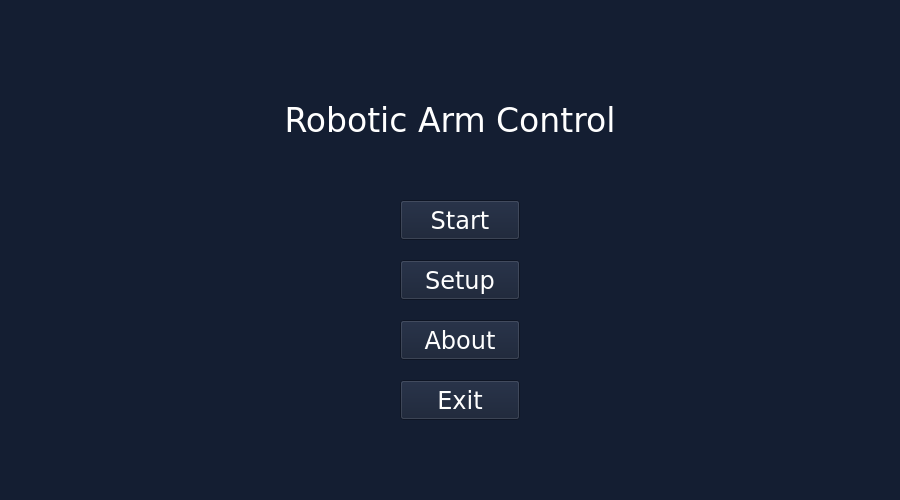
<?xml version="1.0" encoding="UTF-8"?>
<ui version="4.0">
 <class>menu_background</class>
 <widget class="QWidget" name="menu_background">
  <property name="geometry">
   <rect>
    <x>0</x>
    <y>0</y>
    <width>900</width>
    <height>500</height>
   </rect>
  </property>
  <property name="minimumSize">
   <size>
    <width>900</width>
    <height>500</height>
   </size>
  </property>
  <property name="maximumSize">
   <size>
    <width>900</width>
    <height>500</height>
   </size>
  </property>
  <property name="windowTitle">
   <string>Form</string>
  </property>
  <property name="styleSheet">
   <string notr="true">background-color: rgb(20, 30, 50);
color: white;
</string>
  </property>
  <widget class="QLabel" name="robotic_arm_control_label">
   <property name="geometry">
    <rect>
     <x>275</x>
     <y>100</y>
     <width>350</width>
     <height>40</height>
    </rect>
   </property>
   <property name="font">
    <font>
     <family>Verdana</family>
     <pointsize>25</pointsize>
    </font>
   </property>
   <property name="layoutDirection">
    <enum>Qt::LeftToRight</enum>
   </property>
   <property name="text">
    <string>Robotic Arm Control</string>
   </property>
   <property name="alignment">
    <set>Qt::AlignCenter</set>
   </property>
  </widget>
  <widget class="QPushButton" name="start_button">
   <property name="geometry">
    <rect>
     <x>400</x>
     <y>200</y>
     <width>120</width>
     <height>40</height>
    </rect>
   </property>
   <property name="font">
    <font>
     <family>Verdana</family>
     <pointsize>18</pointsize>
    </font>
   </property>
   <property name="text">
    <string>Start</string>
   </property>
   <property name="autoDefault">
    <bool>false</bool>
   </property>
   <property name="default">
    <bool>false</bool>
   </property>
   <property name="flat">
    <bool>false</bool>
   </property>
  </widget>
  <widget class="QPushButton" name="about_button">
   <property name="geometry">
    <rect>
     <x>400</x>
     <y>320</y>
     <width>120</width>
     <height>40</height>
    </rect>
   </property>
   <property name="font">
    <font>
     <family>Verdana</family>
     <pointsize>18</pointsize>
    </font>
   </property>
   <property name="text">
    <string>About</string>
   </property>
   <property name="autoDefault">
    <bool>false</bool>
   </property>
   <property name="default">
    <bool>false</bool>
   </property>
   <property name="flat">
    <bool>false</bool>
   </property>
  </widget>
  <widget class="QPushButton" name="exit_button">
   <property name="geometry">
    <rect>
     <x>400</x>
     <y>380</y>
     <width>120</width>
     <height>40</height>
    </rect>
   </property>
   <property name="font">
    <font>
     <family>Verdana</family>
     <pointsize>18</pointsize>
    </font>
   </property>
   <property name="text">
    <string>Exit</string>
   </property>
   <property name="autoDefault">
    <bool>false</bool>
   </property>
   <property name="default">
    <bool>false</bool>
   </property>
   <property name="flat">
    <bool>false</bool>
   </property>
  </widget>
  <widget class="QPushButton" name="setup_button">
   <property name="geometry">
    <rect>
     <x>400</x>
     <y>260</y>
     <width>120</width>
     <height>40</height>
    </rect>
   </property>
   <property name="font">
    <font>
     <family>Verdana</family>
     <pointsize>18</pointsize>
    </font>
   </property>
   <property name="text">
    <string>Setup</string>
   </property>
   <property name="autoDefault">
    <bool>false</bool>
   </property>
   <property name="default">
    <bool>false</bool>
   </property>
   <property name="flat">
    <bool>false</bool>
   </property>
  </widget>
 </widget>
 <resources/>
 <connections/>
</ui>
